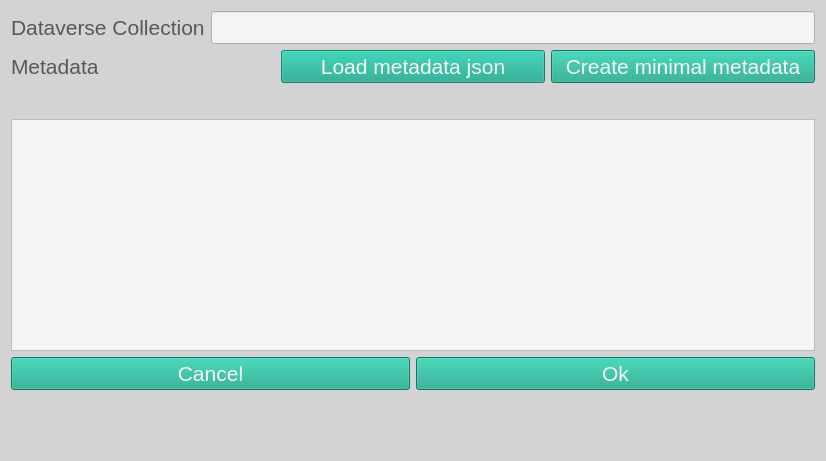
<?xml version="1.0" encoding="UTF-8"?>
<ui version="4.0">
 <class>Dialog</class>
 <widget class="QDialog" name="Dialog">
  <property name="geometry">
   <rect>
    <x>0</x>
    <y>0</y>
    <width>826</width>
    <height>461</height>
   </rect>
  </property>
  <property name="windowTitle">
   <string>Dialog</string>
  </property>
  <property name="styleSheet">
   <string notr="true">QWidget
{
    background-color: rgb(211,211,211);
    color: rgb(88, 88, 90);
    selection-background-color: rgb(21, 165, 137);
    selection-color: rgb(245, 244, 244);
    font: 16pt
}

QLabel#error_label
{
    color: rgb(220, 130, 30);
}

QLineEdit, QTextEdit, QTableWidget
{
   background-color:  rgb(245, 244, 244)
}

QPushButton
{
	background-color: rgb(21, 165, 137);
    color: rgb(245, 244, 244);
}

QPushButton#home_button, QPushButton#parent_button, QPushButton#refresh_button
{
    background-color: rgb(245, 244, 244);
}

QTabWidget#info_tabs
{
     background-color: background-color: rgb(211,211,211);
}

</string>
  </property>
  <layout class="QVBoxLayout" name="verticalLayout_3">
   <item>
    <layout class="QHBoxLayout" name="horizontalLayout_2">
     <item>
      <widget class="QLabel" name="label">
       <property name="text">
        <string>Dataverse Collection</string>
       </property>
      </widget>
     </item>
     <item>
      <widget class="QLineEdit" name="dv_edit"/>
     </item>
    </layout>
   </item>
   <item>
    <layout class="QHBoxLayout" name="horizontalLayout_3">
     <item>
      <widget class="QLabel" name="label_3">
       <property name="text">
        <string>Metadata</string>
       </property>
      </widget>
     </item>
     <item>
      <widget class="QPushButton" name="load_json_button">
       <property name="text">
        <string>Load metadata json</string>
       </property>
      </widget>
     </item>
     <item>
      <widget class="QPushButton" name="create_json_button">
       <property name="text">
        <string>Create minimal metadata</string>
       </property>
      </widget>
     </item>
    </layout>
   </item>
   <item>
    <layout class="QVBoxLayout" name="verticalLayout_2">
     <item>
      <widget class="QLabel" name="json_file_label">
       <property name="text">
        <string/>
       </property>
      </widget>
     </item>
     <item>
      <widget class="QTextBrowser" name="meta_browser"/>
     </item>
    </layout>
   </item>
   <item>
    <layout class="QVBoxLayout" name="verticalLayout">
     <item>
      <layout class="QHBoxLayout" name="horizontalLayout">
       <item>
        <widget class="QPushButton" name="cancel_button">
         <property name="text">
          <string>Cancel</string>
         </property>
        </widget>
       </item>
       <item>
        <widget class="QPushButton" name="ok_button">
         <property name="text">
          <string>Ok</string>
         </property>
        </widget>
       </item>
      </layout>
     </item>
     <item>
      <widget class="QLabel" name="return_label">
       <property name="text">
        <string/>
       </property>
      </widget>
     </item>
    </layout>
   </item>
   <item>
    <widget class="QLabel" name="error_label">
     <property name="text">
      <string/>
     </property>
    </widget>
   </item>
  </layout>
 </widget>
 <resources/>
 <connections/>
</ui>
